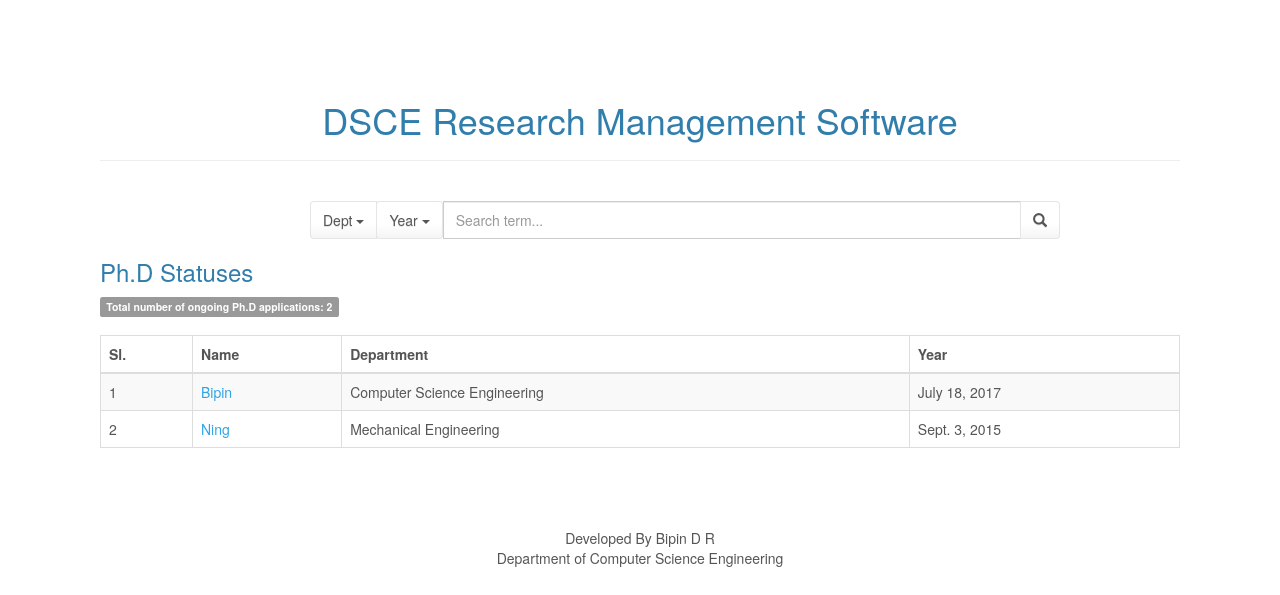
/phdstatus/, run on an earlier commit of the app's database.
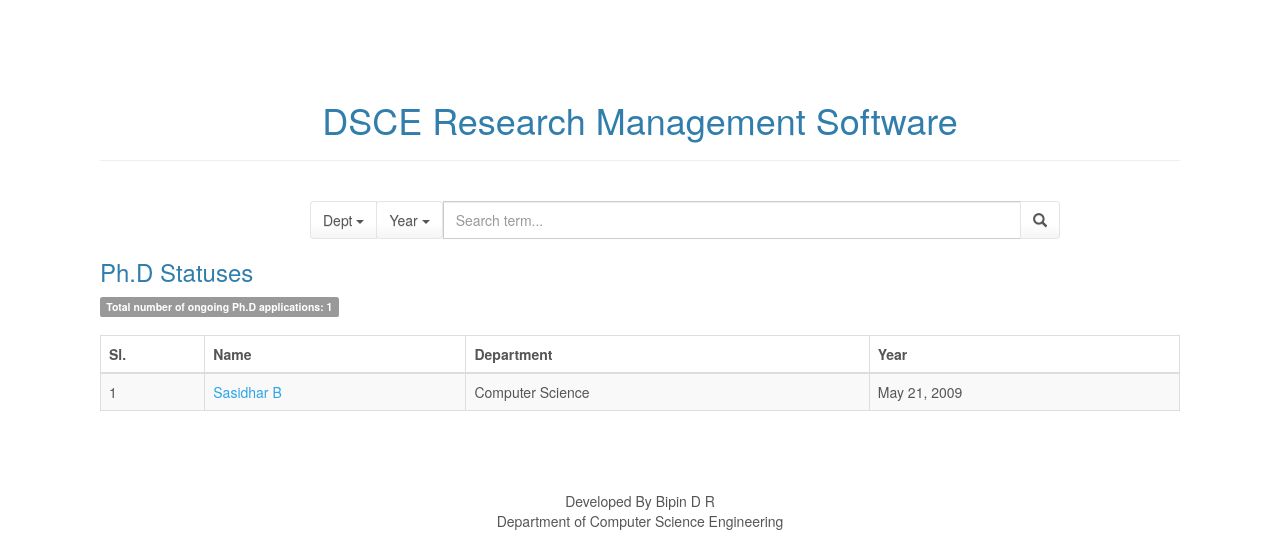
And on a later commit of the database.
### phdstatus/models.py (models this page shows, shortened)
class PhdStatus(models.Model):
    name = models.CharField("Research Scholar Name", max_length=200)
    dept = models.CharField("Department", max_length=200)
    guide = models.CharField("Guide", max_length=200)
    uni = models.CharField("University where registered", max_length=200)
    synopsys = models.CharField(max_length=50, choices=[('approved', 'approved'), ('not approved', 'not approved')])
    year = models.DateField("year of registration")
    status = models.CharField("status", max_length=50,
                              choices=[('Completed', 'Completed'), ('OnGoing', 'OnGoing')])
    other = models.TextField("Any other details", blank=True, null=True)
    class Meta:
        verbose_name_plural = "Ph.D Status"

### phdstatus/views.py (the view)
def index(request):
    global all_statuses
    all_statuses = PhdStatus.objects.all()
    total = all_statuses.count()
    context = {
        'all_statuses': all_statuses,
        'total': total,
    }
    return render(request, 'Phdstatus/index.html', context)

### phdstatus/templates/Phdstatus/index.html (shortened to what this page needs)
<!DOCTYPE html>
<html>
<head>
    {% load staticfiles %}
    <link rel="stylesheet" href="{% static 'assets/bootstrap/css/bootstrap.min.css' %}">
    <link rel="stylesheet" href="{% static 'assets/css/styles.css' %}">
</head>
<body>
<h1 align="center">DSCE Research Management Software</h1>
<hr>
<br>
<div class="container">
    <form type="get" action="/phdstatus/bob" style="margin: 0">
        <div class="row">
            <div class="col-xs-8 col-xs-offset-2">
                <div class="input-group">
                    <div class="input-group-btn search-panel">
                        <button type="button" class="btn btn-default dropdown-toggle" data-toggle="dropdown">
                            <span id="search_dept">Dept</span> <span class="caret"></span>
                        </button>
                    </div>
                    <div class="input-group-btn search-panel">
                        <button type="button" class="btn btn-default dropdown-toggle" data-toggle="dropdown">
                            <span id="search_date">Year</span> <span class="caret"></span>
                        </button>
                    </div>
                    <input type="text" class="form-control" name="search_box" placeholder="Search term...">
                    <span class="input-group-btn">
                    <button id="search_submit" class="btn btn-default" type="submit"><span
                            class="glyphicon glyphicon-search"></span></button>
                    </span>
                </div>
            </div>
        </div>
    </form>
</div>
<a href="/phdstatus">
    <h3>Ph.D Statuses</h3>
</a>
<span class="label label-default">Total number of ongoing Ph.D applications: {{ total }}</span>
<br>
<br>
{% if all_statuses %}
    <div class="table-responsive">
        <table class="table table-striped table-bordered">
            <thead>
            <tr>
                <th>Sl.</th>
                <th>Name</th>
                <th>Department</th>
                <th>Year</th>
            </tr>
            </thead>
            <tbody>
            {% for i in all_statuses %}
                <tr>
                    <td>{{ forloop.counter }}</td>
                    <td><a href="{% url 'post' i.id %}">{{ i.name }}</a></td>
                    <td>{{ i.dept }}</td>
                    <td>{{ i.year }}</td>
                </tr>
            {% endfor %}
            </tbody>
        </table>
    </div>
{% else %}
    <strong>No PHD status found</strong>
    <br>
    <br>
    <br>
{% endif %}
<br>
<br>
<br>
<div class="footer">Developed By Bipin D R</div>
<div class="footer"> Department of Computer Science Engineering</div>
</body>
</html>

What changed in the data, as far as the page shows it:
removed PhdStatus: name "Bipin", dept "Computer Science Engineering", year "July 18, 2017"
removed PhdStatus: name "Ning", dept "Mechanical Engineering", year "Sept. 3, 2015"
added PhdStatus: name "Sasidhar B", dept "Computer Science", year "May 21, 2009"
Also different on the page:
{{ total }}: "2" → "1"
